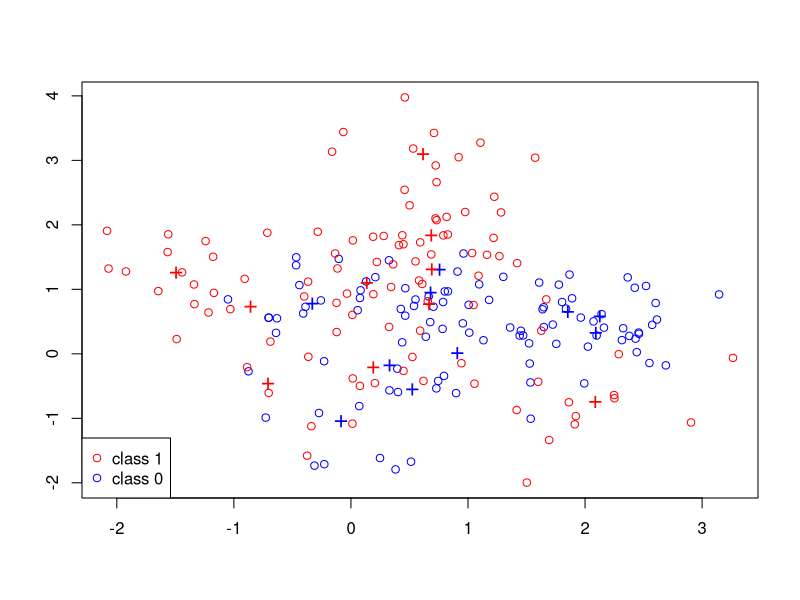

The R script that drew this image:


csize = 10;       # number of centers
p = 2;      
s = 1;      # sd for generating the centers within each class   

## Generate the 20 centers, 10 for each group.
m1 = matrix(rnorm(csize*p), csize, p)*s + cbind( rep(1,csize), rep(0,csize));
m0 = matrix(rnorm(csize*p), csize, p)*s + cbind( rep(0,csize), rep(1,csize));

# Generate training data.

n=100;  
# Randomly allocate the n samples for class 1  to the 10 clusters
id1 = sample(1:csize, n, replace = TRUE);
# Randomly allocate the n samples for class 1 to the 10 clusters
id0 = sample(1:csize, n, replace = TRUE);  

s= sqrt(1/5);                               # sd for generating x. 

traindata = matrix(rnorm(2*n*p), 2*n, p)*s + rbind(m1[id1,], m0[id0,])
Ytrain = factor(c(rep(1,n), rep(0,n)))


# Generate test data.

N = 5000;  
id1 = sample(1:csize, N, replace=TRUE);
id0 = sample(1:csize, N, replace=TRUE); 
testdata = matrix(rnorm(2*N*p), 2*N, p)*s + 
  rbind(m1[id1,], m0[id0,])
Ytest = factor(c(rep(1,N), rep(0,N)))

# Visualization

plot(traindata[, 1], traindata[, 2], type = "n", xlab = "", ylab = "")

points(traindata[1:n, 1], traindata[1:n, 2], col = "blue");
points(traindata[(n+1):(2*n), 1], traindata[(n+1):(2*n), 2], col="red"); 

points(m1[1:csize, 1], m1[1:csize, 2], pch="+", cex=1.5, col="blue");    
points(m0[1:csize, 1], m0[1:csize, 2], pch="+", cex=1.5, col="red");   

legend("bottomleft", pch = c(1,1), col = c("red", "blue"), 
       legend = c("class 1", "class 0"))

mixnorm=function(x){
  ## return the density ratio for a point x, where each 
  ## density is a mixture of normal with 10 components
  sum(exp(-apply((t(m1)-x)^2, 2, sum)*5/2))/sum(exp(-apply((t(m0)-x)^2, 2, sum)*5/2))
}

Ytest_pred_Bayes = apply(testdata, 1, mixnorm)
Ytest_pred_Bayes = as.numeric(Ytest_pred_Bayes > 1);
table(Ytest, Ytest_pred_Bayes); 
test.err.Bayes = sum(Ytest !=  Ytest_pred_Bayes) / (2*N)